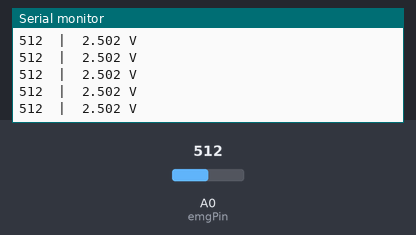
The sketch below on a simulated Arduino Uno, built with avr-gcc and run on an emulated ATmega328P. Shown: the last lines printed to the serial monitor. The inputs (shaded band) are chosen by the test bench; at power-on: A0 (emgPin) = 512.

Above: at 1.2 s.
1.3 s: A0 (emgPin) set to 716
At 1.32 s:
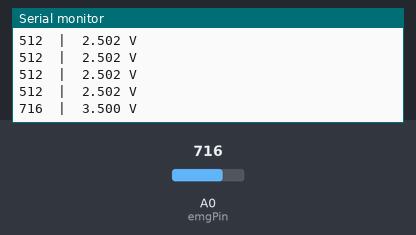
2.8 s: A0 (emgPin) set to 900
At 2.83 s:
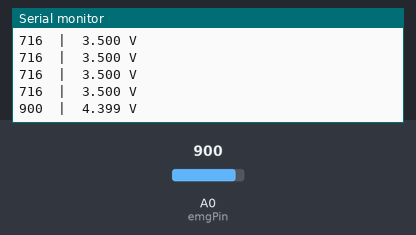
Timing chart, 0 to 5.8 s (numbered marks = the images above; inputs shaded):
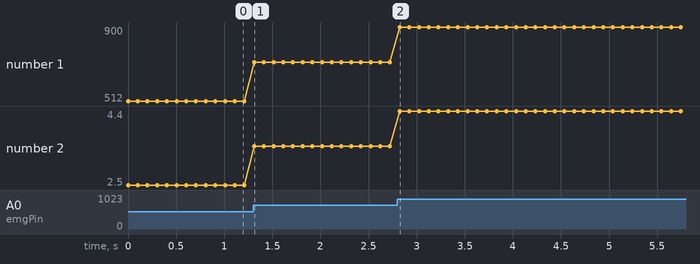

The sketch:

sensor.ino
```cpp
const int emgPin = A0;

void setup() {
  Serial.begin(9600);
}

void loop() {
  int sensorValue = analogRead(emgPin);
  float voltage = sensorValue * (5.0 / 1023.0);  // Convert ADC reading to voltage
  Serial.print(sensorValue);
  Serial.print("  |  ");
  Serial.print(voltage, 3);
  Serial.println(" V");
  delay(100);  // 10 readings per second
}
```

Measured:
- after the input at 1.3 s, the serial monitor: prints a new line at once (image 1)
- after the input at 2.8 s, the serial monitor: prints a new line at once (image 2)
- plotted number 1: 512 → 716 after the input at 1.3 s, 716 → 900 after the input at 2.8 s
- plotted number 2: 2.5 → 3.5 after the input at 1.3 s, 3.5 → 4.4 after the input at 2.8 s
